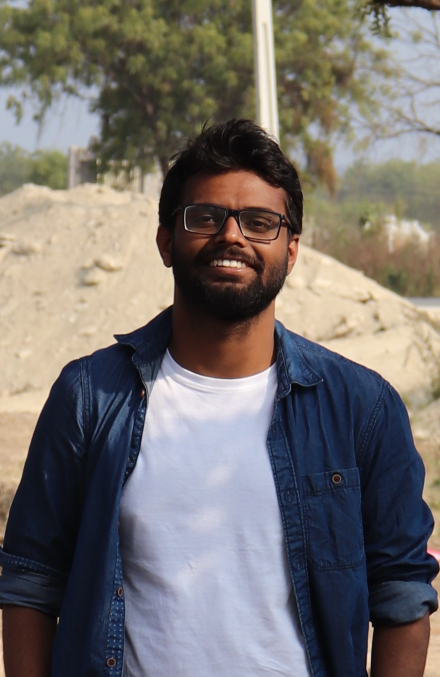
#> input picture image.jpg, 880 x 1353 px, found by its file name (shown at 1/2 size)
$ python pillow.py
#> lines starting #> are read from the running program, lines starting #| are printed output that depends on the picture
from PIL import Image
from PIL import ImageDraw
from PIL import ImageEnhance
from PIL import ImageFont
image = Image.open('/media/chaand/New Volume4/Coding/Python/OCR/image.jpg')
#> image is the input picture: PIL image 880x1353 RGB; mean R, G, B 117, 111.9, 108.9
enhancer = ImageEnhance.Color(image)
images = []
for i in range(0, 10):
	images.append(enhancer.enhance(i/10))
#> after the loop, images = 10 items
first_image = images[0]
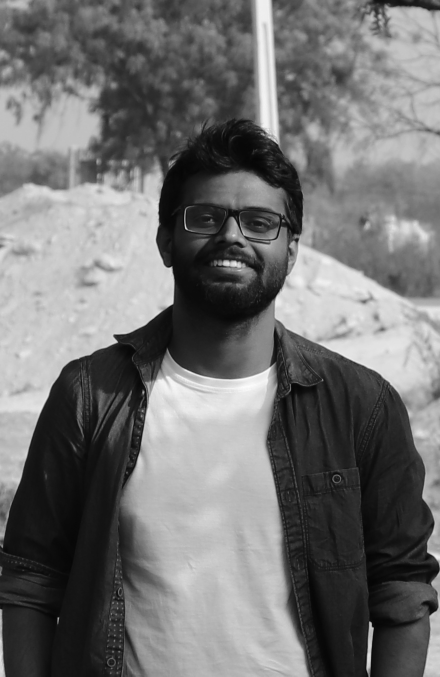
#> first_image: PIL image 880x1353 RGB (shown at 1/2 size); min 3, max 254, mean 113.1
contact_sheet = Image.new(first_image.mode, (first_image.width*3, first_image.height*3))
#> contact_sheet: PIL image 2640x4059 RGB; every value is 0
x , y =0, 0
fnt = ImageFont.truetype('/media/chaand/New Volume4/Coding/Python/OCR/font.odt', 40)
temp_img = images[0]
for img in images:
	txt = Image.new('RGBA', img.size, (255,255,255,0))
	d = ImageDraw.Draw(txt)
	d.text((10,60), "x"+ str(x) + "y" + str(y) , font=fnt, fill=(255,255,255,255))
	pixelMap = first_image.load()
	pix_val = list(first_image.getdata())
	if(x == 0):
		pix_val1 = [(s[0]+(80), s[1], s[2]) for s in pix_val]
	if(x == (x + first_image.width)):
		pix_val1 = [(s[0], s[1]+(80), s[2]) for s in pix_val]
	if(x == (x + first_image.width + first_image.width)):
		pix_val1 = [(s[0], s[1], s[2]+(80)) for s in pix_val]
	temp_img.putdata(pix_val1, scale = 1.0)
	contact_sheet.paste(temp_img, (x, y))
	if(x+first_image.width == contact_sheet.width):
		x = 0
		y = y + first_image.height
	else:
		x = x + first_image.width
#> this loop made 10 passes
#> (x, y) on passes 3, 6, 9: (0, 1353), (0, 2706), (0, 4059)
#> x on passes 1, 2, 4, 5, 7, 8: 880, 1760, 880, 1760, 880, 1760
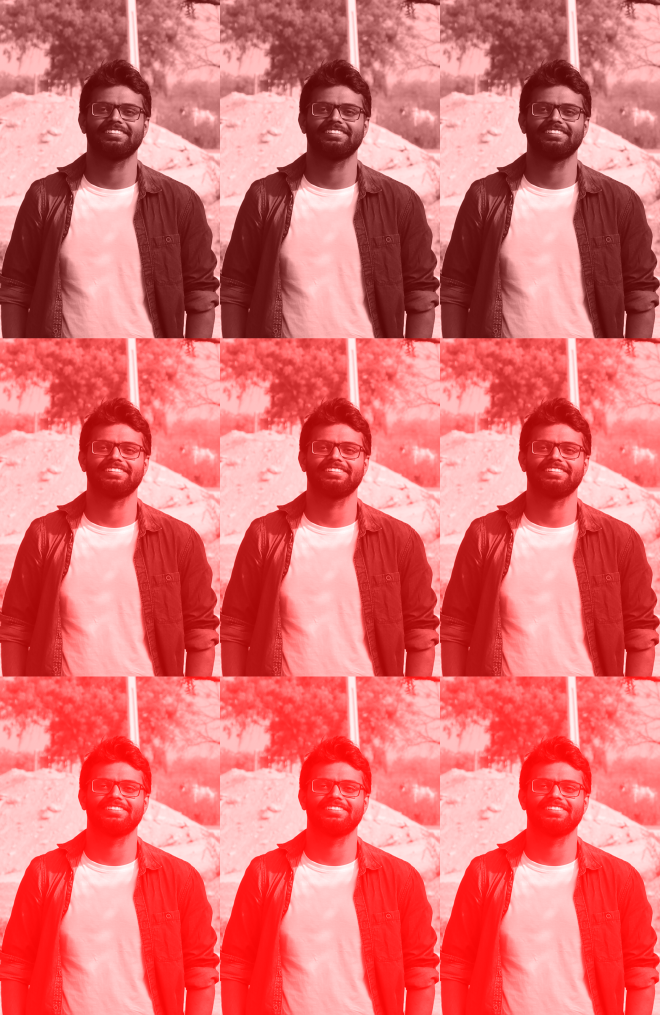
#> contact_sheet: PIL image 2640x4059 RGB (shown at 1/4 size); mean R, G, B 223.9, 113.1, 113.1
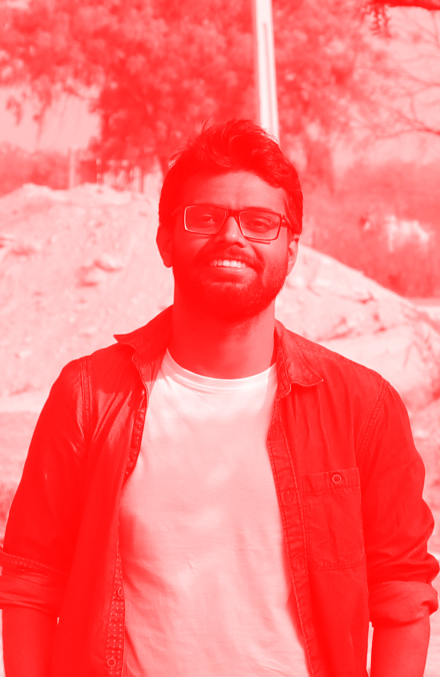
#> temp_img: PIL image 880x1353 RGB (shown at 1/2 size); mean R, G, B 255, 113.1, 113.1
#> after the loop, x = 880; y = 4059
#contact_sheet = contact_sheet.resize((int(contact_sheet.width)))
contact_sheet.save('temp111.png')
